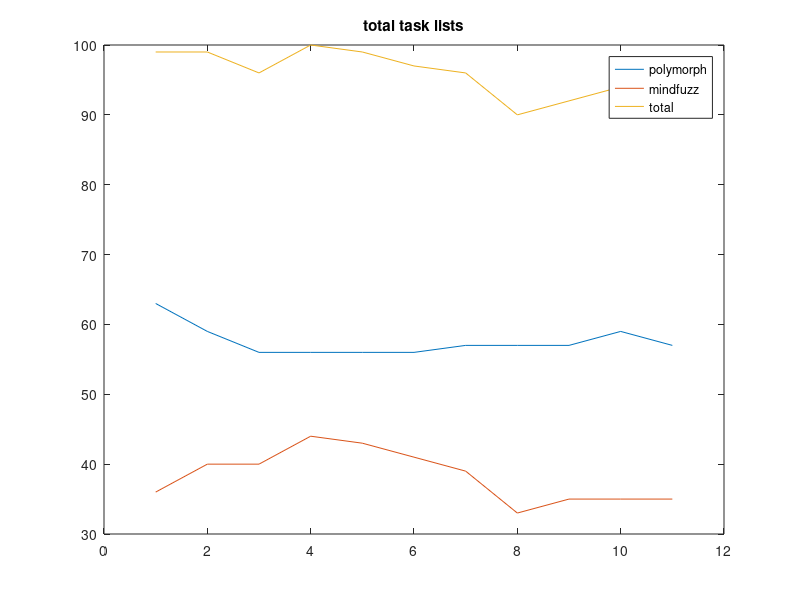
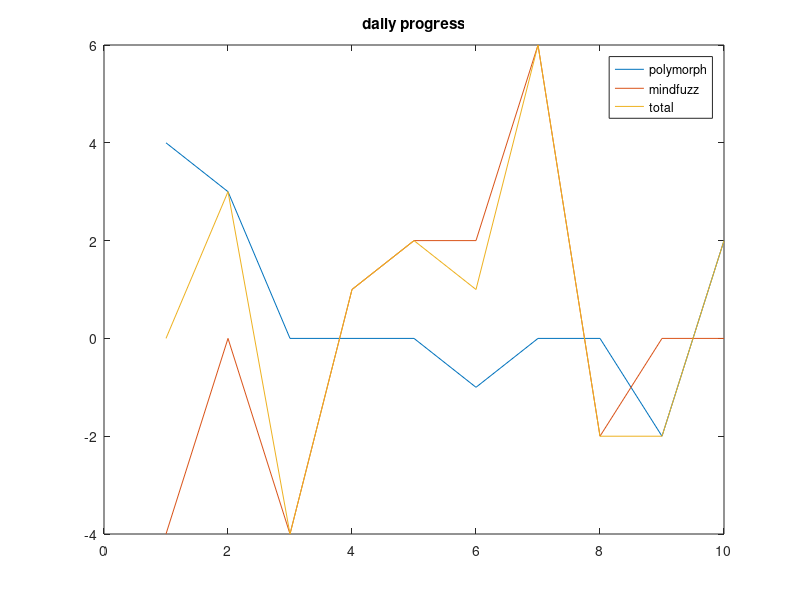

Recreate these plots in MATLAB, in order.
close all
clear all

polymorph_pixel_tasks = [63,59,56,56,56,56,57,57,57,59,57]';
mindfuzz_design_tasks = [36,40,40,44,43,41,39,33,35,35,35]';
total_design_tasks = polymorph_pixel_tasks + mindfuzz_design_tasks;

l = length(polymorph_pixel_tasks);

polymorph_deltas = polymorph_pixel_tasks(2:l) -...
    polymorph_pixel_tasks(1:l-1);
mindfuzz_deltas = mindfuzz_design_tasks(2:l) -...
    mindfuzz_design_tasks(1:l-1);
total_deltas = polymorph_deltas + mindfuzz_deltas;

figure
plot(polymorph_pixel_tasks);
hold on
plot(mindfuzz_design_tasks);
plot(total_design_tasks);
title('total task lists');
legend('polymorph','mindfuzz','total');

figure
plot(-1*polymorph_deltas);
hold on
plot(-1*mindfuzz_deltas);
plot(-1*total_deltas);
title('daily progress');
legend('polymorph', 'mindfuzz', 'total');
